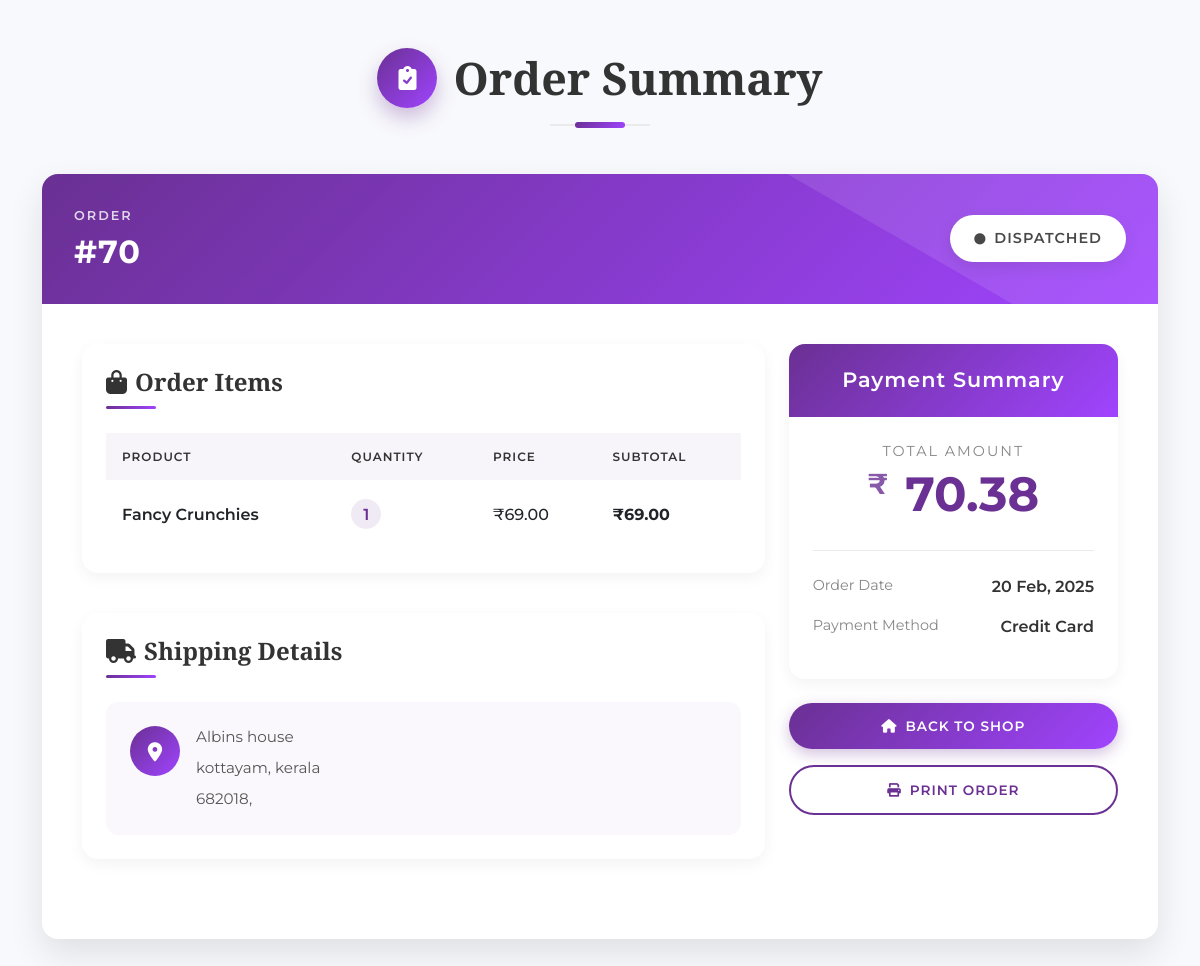
The app's page /shop/order-summary/70/ (signed in) with its own data.
### shop/models.py (models this page shows, shortened)
class Order(models.Model):
    STATUS_CHOICES = (
        ('PENDING', 'Pending'),
        ('PICKING_UP', 'Picking Up'),
        ('PICKED_UP', 'Picked Up'),
        ('IN_TRANSIT', 'In Transit'),
        ('DELIVERED', 'Delivered'),
    )
    customer = models.ForeignKey(User, on_delete=models.CASCADE)
    total_amount = models.DecimalField(max_digits=10, decimal_places=2, default=0)
    status = models.CharField(
        max_length=20,
        choices=STATUS_CHOICES,
        default='PENDING'
    )
    created_at = models.DateTimeField(auto_now_add=True)
    razorpay_order_id = models.CharField(max_length=100, blank=True, null=True)

class OrderItem(models.Model):
    order = models.ForeignKey(Order, on_delete=models.CASCADE)
    product = models.ForeignKey(Product, on_delete=models.CASCADE)
    quantity = models.PositiveIntegerField()
    price = models.DecimalField(max_digits=10, decimal_places=2)
    def get_subtotal(self):
        return self.quantity * self.price

class ShippingAddress(models.Model):
    customer = models.ForeignKey(User, on_delete=models.CASCADE)
    order = models.ForeignKey(Order, on_delete=models.CASCADE, related_name='shipping_addresses', null=True, blank=True)
    address_type = models.CharField(max_length=50, blank=True, null=True)
    full_name = models.CharField(max_length=100, blank=True, null=True)
    phone = models.CharField(max_length=15, blank=True, null=True)
    address = models.CharField(max_length=200, blank=True, null=True)
    city = models.CharField(max_length=100, blank=True, null=True)
    state = models.CharField(max_length=100, blank=True, null=True)
    zip_code = models.CharField(max_length=20, blank=True, null=True)
    is_default = models.BooleanField(default=False)
    is_saved = models.BooleanField(default=True)

### artist/models.py (models this page shows, shortened)
class Product(models.Model):
    artist = models.ForeignKey('accounts.Artist', on_delete=models.CASCADE)
    slug = models.SlugField(max_length=255, unique=True, null=True, blank=True)
    name = models.CharField(max_length=255)
    description = models.TextField()
    price = models.DecimalField(max_digits=10, decimal_places=2)
    image = models.ImageField(upload_to='picture/artist/products')
    stock = models.PositiveIntegerField(null=True)
    is_available=models.BooleanField(default=True)
    categories = models.ManyToManyField(Category, blank=True)

### shop/views.py (the view)
# urls.py: path('order-summary/<int:order_id>/', views.order_summary, name='order_summary'),
@login_required
def order_summary(request, order_id):
    order = get_object_or_404(Order, id=order_id)
    if order.customer != request.user:
        return HttpResponseForbidden("You are not allowed to view this order.")
    order_items = order.orderitem_set.all()
    for item in order_items:
        item.subtotal = item.get_subtotal()
    shipping_addresses = order.shipping_addresses.all()
    shipping_address = shipping_addresses.first() if shipping_addresses.exists() else None
    context = {
        'order': order,
        'order_items': order_items,
        'shipping_address': shipping_address,
    }
    return render(request, 'customers/order_summary_partial.html', context)

### template/customers/order_summary_partial.html (shortened to what this page needs)
{% load static %}
<link href="https://cdn.jsdelivr.net/npm/bootstrap@5.3.0/dist/css/bootstrap.min.css" rel="stylesheet">
<link rel="stylesheet" href="https://cdnjs.cloudflare.com/ajax/libs/animate.css/4.1.1/animate.min.css">
<link rel="stylesheet" href="https://cdnjs.cloudflare.com/ajax/libs/font-awesome/6.0.0/css/all.min.css">
<link href="https://unpkg.com/aos@2.3.1/dist/aos.css" rel="stylesheet">
<div class="order-summary-wrapper">
<div class="container py-5">
        <div class="order-header text-center" data-aos="fade-down" data-aos-duration="800">
            <h2 class="section-title">
                <span class="title-icon"><i class="fas fa-clipboard-check"></i></span>
                <span class="title-text">Order Summary</span>
    </h2>
            <div class="title-separator"><span></span></div>
        </div>
        <div class="order-summary-container" data-aos="zoom-in" data-aos-duration="1000" data-aos-delay="200">
            <div class="order-card">
                <div class="order-card-header">
                <div class="d-flex justify-content-between align-items-center">
                        <div class="order-id">
                            <span class="order-label">ORDER</span>
                            <h3 class="order-number">#{{ order.id }}</h3>
                        </div>
                        <div class="order-status">
                            <span class="status-badge status-{{ order.status|lower }}">
                                <i class="status-icon fas fa-circle"></i>
                        {{ order.status }}
                    </span>
                </div>
                    </div>
                </div>
                <div class="order-card-body">
                    <div class="row">
                        <div class="col-lg-8">
                            <div class="order-items-section" data-aos="fade-right" data-aos-duration="800" data-aos-delay="300">
                                <div class="section-heading">
                                    <h4><i class="fas fa-shopping-bag me-2"></i>Order Items</h4>
                                </div>
                    <div class="table-responsive">
                                    <table class="table custom-table">
                                        <thead>
                                <tr>
                                    <th>Product</th>
                                    <th>Quantity</th>
                                    <th>Price</th>
                                    <th>Subtotal</th>
                                </tr>
                            </thead>
                            <tbody>
                                {% for item in order_items %}
                                <tr class="order-item">
                                                <td class="product-name">{{ item.product.name }}</td>
                                                <td class="product-quantity">
                                                    <span class="quantity-badge">{{ item.quantity }}</span>
                                                </td>
                                                <td class="product-price">₹{{ item.price }}</td>
                                                <td class="product-subtotal">₹{{ item.subtotal }}</td>
                                </tr>
                                {% endfor %}
                            </tbody>
                        </table>
                    </div>
                </div>
                {% if shipping_address %}
                            <div class="shipping-address-section" data-aos="fade-up" data-aos-duration="800" data-aos-delay="400">
                                <div class="section-heading">
                                    <h4><i class="fas fa-truck me-2"></i>Shipping Details</h4>
                                </div>
                    <div class="address-card">
                                    <div class="address-icon">
                                        <i class="fas fa-map-marker-alt"></i>
                                    </div>
                                    <div class="address-content">
                                        <p class="address-line">{{ shipping_address.address }}</p>
                                        <p class="address-line">{{ shipping_address.city }}, {{ shipping_address.state }}</p>
                                        <p class="address-line">{{ shipping_address.zip_code }}, {{ shipping_address.country }}</p>
                                    </div>
                    </div>
                </div>
                {% endif %}
            </div>
                        <div class="col-lg-4">
                            <div class="order-summary-sidebar" data-aos="fade-left" data-aos-duration="800" data-aos-delay="300">
                                <div class="summary-card">
                                    <div class="summary-header">
                                        <h4>Payment Summary</h4>
                                    </div>
                                    <div class="summary-body">
                                        <div class="total-amount-display">
                                            <div class="amount-label">Total Amount</div>
                                            <div class="amount-value">
                                                <span class="currency">₹</span>
                                                <span class="amount">{{ order.total_amount }}</span>
                                            </div>
                                        </div>
                                        <div class="payment-details">
                                            <div class="payment-date">
                                                <span class="detail-label">Order Date</span>
                                                <span class="detail-value">{{ order.created_at|date:"d M, Y" }}</span>
                                            </div>
                                            <div class="payment-method">
                                                <span class="detail-label">Payment Method</span>
                                                <span class="detail-value">{{ order.payment_method|default:"Credit Card" }}</span>
                                            </div>
                                        </div>
                                    </div>
                                </div>
                                <div class="action-buttons">
                                    <a href="{% url 'shop_index' %}" class="btn btn-primary btn-block">
                                        <i class="fas fa-home me-2"></i>Back to Shop
                                    </a>
                                    <a href="#" class="btn btn-outline btn-block print-btn">
                                        <i class="fas fa-print me-2"></i>Print Order
                                    </a>
                                </div>
                            </div>
                        </div>
                    </div>
                </div>
            </div>
        </div>
    </div>
</div>

### records on screen
Order: id "70", status "DISPATCHED", total_amount "70.38", created_at "20 Feb, 2025"
OrderItem: product.name "Fancy Crunchies", quantity "1", price "69.00", subtotal "69.00"
ShippingAddress: address "Albins house", city "kottayam", state "kerala", zip_code "682018"

### other values on screen
{{ order.payment_method|default:"Credit Card" }} "Credit Card"
